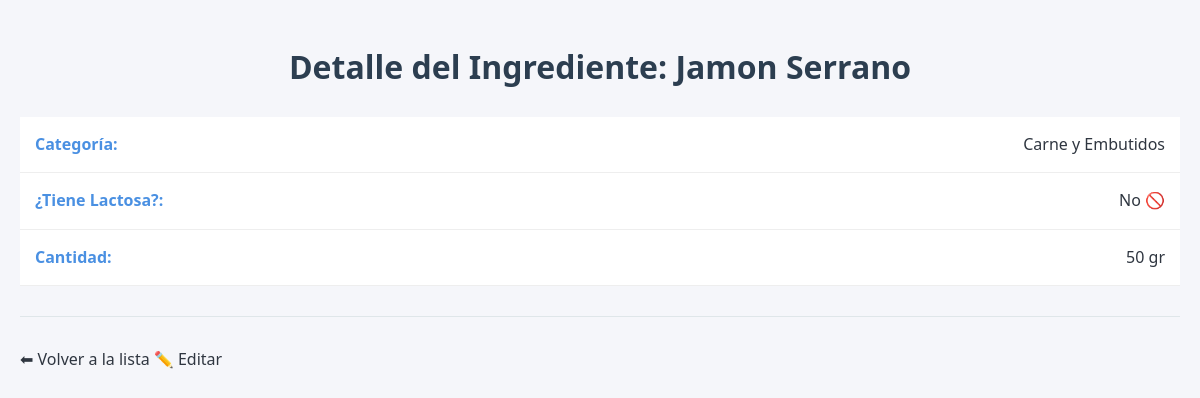
The page /ingredientes/1 on the database its author committed.
### recetasApp/models.py (models this page shows, shortened)
class Ingrediente(models.Model):
    nombre=models.CharField(max_length=100)
    categoria=models.ForeignKey(CategoriaIngrediente, on_delete=models.CASCADE)
    lactosa=models.ForeignKey(Lactosa, on_delete=models.CASCADE,default=False)
    cantidad=models.ForeignKey(Cantidad, on_delete=models.CASCADE)

class CategoriaIngrediente(models.Model):
    nombre=models.CharField(max_length=100)

class Cantidad(models.Model):
    cantidad=models.IntegerField()

### recetasApp/views.py (the view)
# urls.py: path('ingredientes/<int:pk>', views.IngredienteDetailView.as_view(), name='ingrediente_detalle'),
class IngredienteDetailView(DetailView):
    model = Ingrediente
    template_name = 'recetasApp/ingrediente_detalle.html'
    context_object_name = 'ingrediente'

### recetasApp/templates/recetasApp/ingrediente_detalle.html
{% extends 'recetasApp/base.html' %}
{% block content %}
    <h1>Detalle del Ingrediente: {{ ingrediente.nombre }}</h1>
    <ul>
        <li><strong>Categoría:</strong> {{ ingrediente.categoria.nombre }}</li>
        <li><strong>¿Tiene Lactosa?:</strong> {% if ingrediente.lactosa.lactosa %} Sí ✅🥛 {% else %} No 🚫 {% endif %}</li>
        <li><strong>Cantidad:</strong> {{ ingrediente.cantidad.cantidad }} gr</li>
    </ul>
    <hr>
    <a href="{% url 'ingredientes_list' %}">⬅ Volver a la lista</a>
    <a href="{% url 'ingrediente_editar' pk=ingrediente.pk %}">✏️ Editar</a>
{% endblock %}

### recetasApp/static/recetasApp/style.css (style rules this page uses)
:root { --primary-color: #4a90e2; --secondary-color: #f5f6fa; --text-color: #2f3640; --accent-color: #2ecc71; --danger-color: #e74c3c; --warning-color: #f1c40f; --border-radius: 8px; --shadow: 0 4px 6px rgba(0, 0, 0, 0.1); }
body { font-family: 'Segoe UI', Roboto, Helvetica, Arial, sans-serif; background-color: var(--secondary-color); color: var(--text-color); line-height: 1.6; margin: 0; padding: 20px; }
h1, h2 { color: #2c3e50; text-align: center; font-weight: 600; margin-bottom: 1.5rem; }
a { text-decoration: none; color: inherit; }
hr { border: 0; height: 1px; background: #dfe6e9; margin: 30px 0; }
ul { list-style: none; padding: 0; }
ul li { background: white; border-bottom: 1px solid #eee; padding: 15px; display: flex; justify-content: space-between; }
ul li strong { color: var(--primary-color); }

### rows shown on the page
Ingrediente: nombre "Jamon Serrano", categoria.nombre "Carne y Embutidos", cantidad.cantidad "50"
